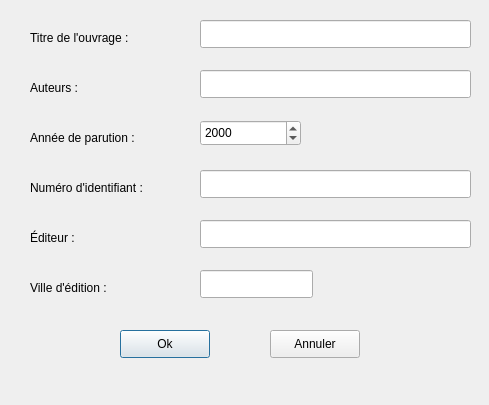
<?xml version="1.0" encoding="UTF-8"?>
<ui version="4.0">
 <class>BiblioOuvrageInterface</class>
 <widget class="QDialog" name="BiblioOuvrageInterface">
  <property name="geometry">
   <rect>
    <x>0</x>
    <y>0</y>
    <width>489</width>
    <height>405</height>
   </rect>
  </property>
  <property name="windowTitle">
   <string>BiblioOuvrageInterface</string>
  </property>
  <widget class="QPushButton" name="ok">
   <property name="geometry">
    <rect>
     <x>120</x>
     <y>330</y>
     <width>90</width>
     <height>28</height>
    </rect>
   </property>
   <property name="text">
    <string>Ok</string>
   </property>
  </widget>
  <widget class="QPushButton" name="annuler">
   <property name="geometry">
    <rect>
     <x>270</x>
     <y>330</y>
     <width>90</width>
     <height>28</height>
    </rect>
   </property>
   <property name="text">
    <string>Annuler</string>
   </property>
  </widget>
  <widget class="QLabel" name="label">
   <property name="geometry">
    <rect>
     <x>30</x>
     <y>30</y>
     <width>111</width>
     <height>16</height>
    </rect>
   </property>
   <property name="text">
    <string>Titre de l'ouvrage :</string>
   </property>
  </widget>
  <widget class="QLabel" name="label_2">
   <property name="geometry">
    <rect>
     <x>30</x>
     <y>80</y>
     <width>58</width>
     <height>16</height>
    </rect>
   </property>
   <property name="text">
    <string>Auteurs :</string>
   </property>
  </widget>
  <widget class="QLineEdit" name="titreOuvrage">
   <property name="geometry">
    <rect>
     <x>200</x>
     <y>20</y>
     <width>271</width>
     <height>28</height>
    </rect>
   </property>
  </widget>
  <widget class="QLineEdit" name="auteurs">
   <property name="geometry">
    <rect>
     <x>200</x>
     <y>70</y>
     <width>271</width>
     <height>28</height>
    </rect>
   </property>
  </widget>
  <widget class="QLabel" name="label_3">
   <property name="geometry">
    <rect>
     <x>30</x>
     <y>130</y>
     <width>121</width>
     <height>16</height>
    </rect>
   </property>
   <property name="text">
    <string>Année de parution :</string>
   </property>
  </widget>
  <widget class="QSpinBox" name="annee">
   <property name="geometry">
    <rect>
     <x>200</x>
     <y>120</y>
     <width>101</width>
     <height>26</height>
    </rect>
   </property>
   <property name="minimum">
    <number>1700</number>
   </property>
   <property name="maximum">
    <number>2050</number>
   </property>
   <property name="value">
    <number>2000</number>
   </property>
  </widget>
  <widget class="QLabel" name="label_4">
   <property name="geometry">
    <rect>
     <x>30</x>
     <y>180</y>
     <width>141</width>
     <height>16</height>
    </rect>
   </property>
   <property name="text">
    <string>Numéro d'identifiant :</string>
   </property>
  </widget>
  <widget class="QLineEdit" name="identifiant">
   <property name="geometry">
    <rect>
     <x>200</x>
     <y>170</y>
     <width>271</width>
     <height>28</height>
    </rect>
   </property>
  </widget>
  <widget class="QLabel" name="label_5">
   <property name="geometry">
    <rect>
     <x>30</x>
     <y>230</y>
     <width>58</width>
     <height>16</height>
    </rect>
   </property>
   <property name="text">
    <string>Éditeur :</string>
   </property>
  </widget>
  <widget class="QLabel" name="label_6">
   <property name="geometry">
    <rect>
     <x>30</x>
     <y>280</y>
     <width>121</width>
     <height>16</height>
    </rect>
   </property>
   <property name="text">
    <string>Ville d'édition :</string>
   </property>
  </widget>
  <widget class="QLineEdit" name="editeur">
   <property name="geometry">
    <rect>
     <x>200</x>
     <y>220</y>
     <width>271</width>
     <height>28</height>
    </rect>
   </property>
  </widget>
  <widget class="QLineEdit" name="ville">
   <property name="geometry">
    <rect>
     <x>200</x>
     <y>270</y>
     <width>113</width>
     <height>28</height>
    </rect>
   </property>
  </widget>
 </widget>
 <resources/>
 <connections>
  <connection>
   <sender>ok</sender>
   <signal>clicked()</signal>
   <receiver>BiblioOuvrageInterface</receiver>
   <slot>valideInfoOuvrage()</slot>
   <hints>
    <hint type="sourcelabel">
     <x>694</x>
     <y>383</y>
    </hint>
    <hint type="destinationlabel">
     <x>375</x>
     <y>224</y>
    </hint>
   </hints>
  </connection>
  <connection>
   <sender>annuler</sender>
   <signal>clicked()</signal>
   <receiver>BiblioOuvrageInterface</receiver>
   <slot>close()</slot>
   <hints>
    <hint type="sourcelabel">
     <x>414</x>
     <y>353</y>
    </hint>
    <hint type="destinationlabel">
     <x>375</x>
     <y>224</y>
    </hint>
   </hints>
  </connection>
 </connections>
 <slots>
  <slot>valideInfoOuvrage()</slot>
 </slots>
</ui>
